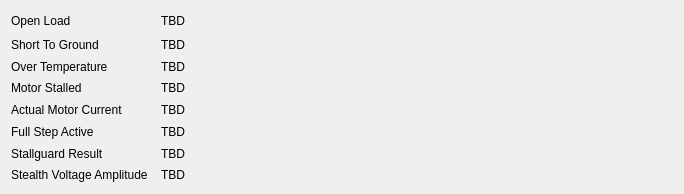
         <widget class="QWidget" name="scrollAreaWidgetContents_6">
          <property name="geometry">
           <rect>
            <x>0</x>
            <y>0</y>
            <width>684</width>
            <height>194</height>
           </rect>
          </property>
          <layout class="QVBoxLayout" name="verticalLayout_18">
           <item>
            <layout class="QGridLayout" name="gridLayout_6">
             <item row="0" column="0">
              <widget class="QLabel" name="label_65">
               <property name="text">
                <string>Open Load</string>
               </property>
              </widget>
             </item>
             <item row="1" column="0">
              <widget class="QLabel" name="label_66">
               <property name="text">
                <string>Short To Ground</string>
               </property>
              </widget>
             </item>
             <item row="6" column="1">
              <widget class="QLabel" name="status_stallguard_result">
               <property name="text">
                <string>TBD</string>
               </property>
              </widget>
             </item>
             <item row="7" column="1">
              <widget class="QLabel" name="status_stealth_voltage_amplitude">
               <property name="text">
                <string>TBD</string>
               </property>
              </widget>
             </item>
             <item row="0" column="1">
              <widget class="QLabel" name="status_open_load">
               <property name="text">
                <string>TBD</string>
               </property>
              </widget>
             </item>
             <item row="1" column="1">
              <widget class="QLabel" name="status_short_to_ground">
               <property name="text">
                <string>TBD</string>
               </property>
              </widget>
             </item>
             <item row="2" column="1">
              <widget class="QLabel" name="status_over_temperature">
               <property name="text">
                <string>TBD</string>
               </property>
              </widget>
             </item>
             <item row="7" column="0">
              <widget class="QLabel" name="label_72">
               <property name="text">
                <string>Stealth Voltage Amplitude  </string>
               </property>
              </widget>
             </item>
             <item row="4" column="1">
              <widget class="QLabel" name="status_actual_motor_current">
               <property name="text">
                <string>TBD</string>
               </property>
              </widget>
             </item>
             <item row="3" column="0">
              <widget class="QLabel" name="label_68">
               <property name="text">
                <string>Motor Stalled</string>
               </property>
              </widget>
             </item>
             <item row="5" column="1">
              <widget class="QLabel" name="status_full_step_active">
               <property name="text">
                <string>TBD</string>
               </property>
              </widget>
             </item>
             <item row="3" column="1">
              <widget class="QLabel" name="status_motor_stalled">
               <property name="text">
                <string>TBD</string>
               </property>
              </widget>
             </item>
             <item row="2" column="0">
              <widget class="QLabel" name="label_67">
               <property name="text">
                <string>Over Temperature</string>
               </property>
              </widget>
             </item>
             <item row="4" column="0">
              <widget class="QLabel" name="label_69">
               <property name="text">
                <string>Actual Motor Current</string>
               </property>
              </widget>
             </item>
             <item row="5" column="0">
              <widget class="QLabel" name="label_70">
               <property name="text">
                <string>Full Step Active</string>
               </property>
              </widget>
             </item>
             <item row="6" column="0">
              <widget class="QLabel" name="label_71">
               <property name="text">
                <string>Stallguard Result</string>
               </property>
              </widget>
             </item>
             <item row="0" column="2">
              <spacer name="horizontalSpacer_9">
               <property name="orientation">
                <enum>Qt::Horizontal</enum>
               </property>
               <property name="sizeHint" stdset="0">
                <size>
                 <width>40</width>
                 <height>20</height>
                </size>
               </property>
              </spacer>
             </item>
            </layout>
           </item>
          </layout>
         </widget>
